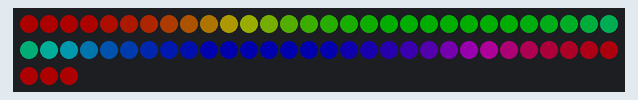
Bench run of a sketch on a simulated Arduino Uno, built with avr-gcc and run on an emulated ATmega328P. Shown: 63 RGB LEDs in strip order, left to right, continuing on the next row. Dim RGB values are drawn brighter than linear.

Above: at 0.12 s.
At 5.05 s:
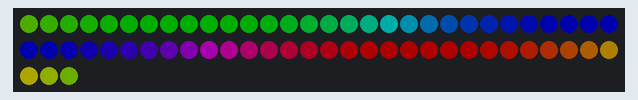
At 10.06 s:
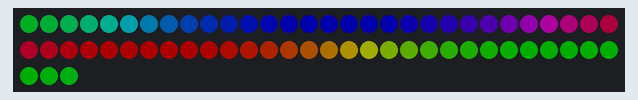
At 20.0 s:
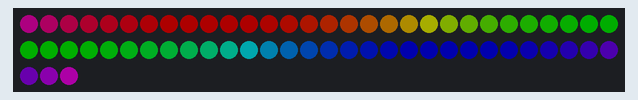
At 29.93 s:
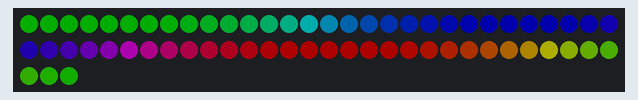
At 39.87 s:
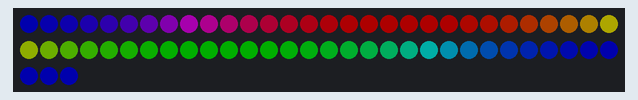

The sketch:

Test_Single_Task.ino
```cpp
#include <Adafruit_NeoPixel.h>

#define LED_COUNT 63
#define LED_PIN 8

Adafruit_NeoPixel strip(LED_COUNT, LED_PIN, NEO_GRB + NEO_KHZ800);

void setup() {

  Serial.begin(9600);

  strip.begin();
  strip.show();
  strip.setBrightness(50);
}


void loop() {

  // LED
  for (long firstPixelHue = 0; firstPixelHue < 5 * 65536; firstPixelHue += 256) {
    for (int i = 0; i < strip.numPixels(); i++) {
      int pixelHue = firstPixelHue + (i * 65536L / strip.numPixels());
      strip.setPixelColor(i, strip.gamma32(strip.ColorHSV(pixelHue)));
    }
    strip.show();
    delay(10);
  }


  // Seriale
  Serial.println((String) "255" + "  " + "MastrMarco" + "  " + "5" + "255" + "  " + "MastrMarco" + "  " + "5");
}
```
